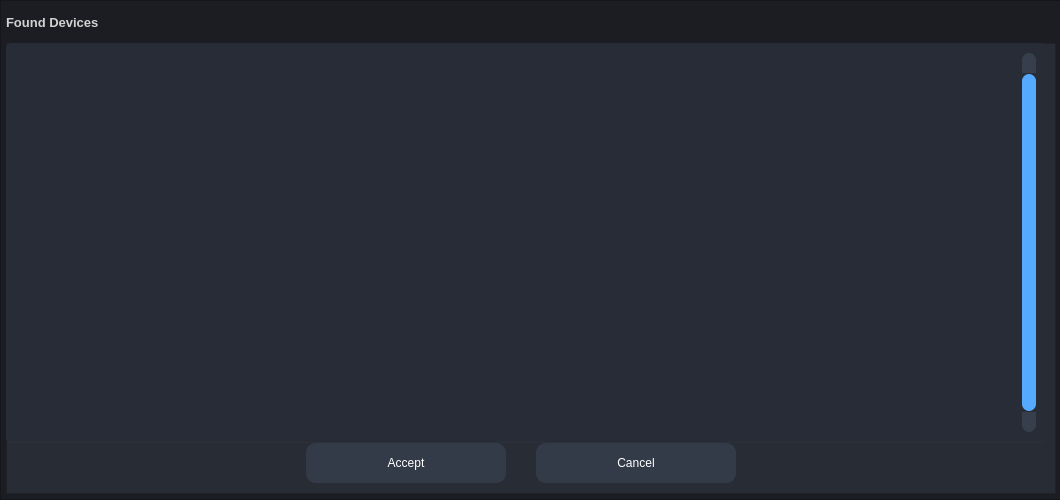
<?xml version="1.0" encoding="UTF-8"?>
<ui version="4.0">
 <class>FormDevices</class>
 <widget class="QWidget" name="FormDevices">
  <property name="geometry">
   <rect>
    <x>0</x>
    <y>0</y>
    <width>1060</width>
    <height>500</height>
   </rect>
  </property>
  <property name="windowTitle">
   <string>Found Devices</string>
  </property>
  <property name="styleSheet">
   <string notr="true">background-color: rgb(27, 29, 35);</string>
  </property>
  <widget class="QFrame" name="frame_main">
   <property name="geometry">
    <rect>
     <x>0</x>
     <y>0</y>
     <width>1062</width>
     <height>500</height>
    </rect>
   </property>
   <property name="minimumSize">
    <size>
     <width>1060</width>
     <height>500</height>
    </size>
   </property>
   <property name="styleSheet">
    <string notr="true">/* LINE EDIT */
QLineEdit {
	background-color: rgb(27, 29, 35);
	border-radius: 5px;
	border: 2px solid rgb(27, 29, 35);
	padding-left: 10px;
}
QLineEdit:hover {
	border: 2px solid rgb(64, 71, 88);
}
QLineEdit:focus {
	border: 2px solid rgb(91, 101, 124);
}

/* SCROLL BARS */
QScrollBar:horizontal {
    border: none;
    background: rgb(52, 59, 72);
    height: 14px;
    margin: 0px 21px 0 21px;
	border-radius: 0px;
}
QScrollBar::handle:horizontal {
    background: rgb(85, 170, 255);
    min-width: 25px;
	border-radius: 7px
}
QScrollBar::add-line:horizontal {
    border: none;
    background: rgb(55, 63, 77);
    width: 20px;
	border-top-right-radius: 7px;
    border-bottom-right-radius: 7px;
    subcontrol-position: right;
    subcontrol-origin: margin;
}
QScrollBar::sub-line:horizontal {
    border: none;
    background: rgb(55, 63, 77);
    width: 20px;
	border-top-left-radius: 7px;
    border-bottom-left-radius: 7px;
    subcontrol-position: left;
    subcontrol-origin: margin;
}
QScrollBar::up-arrow:horizontal, QScrollBar::down-arrow:horizontal
{
     background: none;
}
QScrollBar::add-page:horizontal, QScrollBar::sub-page:horizontal
{
     background: none;
}
 QScrollBar:vertical {
	border: none;
    background: rgb(52, 59, 72);
    width: 14px;
    margin: 21px 0 21px 0;
	border-radius: 0px;
 }
 QScrollBar::handle:vertical {	
	background: rgb(85, 170, 255);
    min-height: 25px;
	border-radius: 7px
 }
 QScrollBar::add-line:vertical {
     border: none;
    background: rgb(55, 63, 77);
     height: 20px;
	border-bottom-left-radius: 7px;
    border-bottom-right-radius: 7px;
     subcontrol-position: bottom;
     subcontrol-origin: margin;
 }
 QScrollBar::sub-line:vertical {
	border: none;
    background: rgb(55, 63, 77);
     height: 20px;
	border-top-left-radius: 7px;
    border-top-right-radius: 7px;
     subcontrol-position: top;
     subcontrol-origin: margin;
 }
 QScrollBar::up-arrow:vertical, QScrollBar::down-arrow:vertical {
     background: none;
 }

 QScrollBar::add-page:vertical, QScrollBar::sub-page:vertical {
     background: none;
 }

/* CHECKBOX */
QCheckBox::indicator {
    border: 3px solid rgb(52, 59, 72);
	width: 15px;
	height: 15px;
	border-radius: 10px;
    background: rgb(44, 49, 60);
}
QCheckBox::indicator:hover {
    border: 3px solid rgb(58, 66, 81);
}
QCheckBox::indicator:checked {
    background: 3px solid rgb(52, 59, 72);
	border: 3px solid rgb(52, 59, 72);	
	background-image: url(:/16x16/data/resources/icons/16x16/cil-check-alt.png);
}

/* RADIO BUTTON */
QRadioButton::indicator {
    border: 3px solid rgb(52, 59, 72);
	width: 15px;
	height: 15px;
	border-radius: 10px;
    background: rgb(44, 49, 60);
}
QRadioButton::indicator:hover {
    border: 3px solid rgb(58, 66, 81);
}
QRadioButton::indicator:checked {
    background: 3px solid rgb(94, 106, 130);
	border: 3px solid rgb(52, 59, 72);	
}

/* COMBOBOX */
QComboBox{
	background-color: rgb(27, 29, 35);
	border-radius: 5px;
	border: 2px solid rgb(27, 29, 35);
	padding: 5px;
	padding-left: 10px;
}
QComboBox:hover{
	border: 2px solid rgb(64, 71, 88);
}
QComboBox::drop-down {
	subcontrol-origin: padding;
	subcontrol-position: top right;
	width: 25px; 
	border-left-width: 3px;
	border-left-color: rgba(39, 44, 54, 150);
	border-left-style: solid;
	border-top-right-radius: 3px;
	border-bottom-right-radius: 3px;	
	background-image: url(:/16x16/data/resources/icons/16x16/cil-arrow-bottom.png);
	background-position: center;
	background-repeat: no-reperat;
 }
QComboBox QAbstractItemView {
	color: rgb(85, 170, 255);	
	background-color: rgb(27, 29, 35);
	padding: 10px;
	selection-background-color: rgb(39, 44, 54);
}

/* SLIDERS */
QSlider::groove:horizontal {
    border-radius: 9px;
    height: 18px;
	margin: 0px;
	background-color: rgb(52, 59, 72);
}
QSlider::groove:horizontal:hover {
	background-color: rgb(55, 62, 76);
}
QSlider::handle:horizontal {
    background-color: rgb(85, 170, 255);
    border: none;
    height: 18px;
    width: 18px;
    margin: 0px;
	border-radius: 9px;
}
QSlider::handle:horizontal:hover {
    background-color: rgb(105, 180, 255);
}
QSlider::handle:horizontal:pressed {
    background-color: rgb(65, 130, 195);
}

QSlider::groove:vertical {
    border-radius: 9px;
    width: 18px;
    margin: 0px;
	background-color: rgb(52, 59, 72);
}
QSlider::groove:vertical:hover {
	background-color: rgb(55, 62, 76);
}
QSlider::handle:vertical {
    background-color: rgb(85, 170, 255);
	border: none;
    height: 18px;
    width: 18px;
    margin: 0px;
	border-radius: 9px;
}
QSlider::handle:vertical:hover {
    background-color: rgb(105, 180, 255);
}
QSlider::handle:vertical:pressed {
    background-color: rgb(65, 130, 195);
}

</string>
   </property>
   <property name="frameShape">
    <enum>QFrame::StyledPanel</enum>
   </property>
   <property name="frameShadow">
    <enum>QFrame::Raised</enum>
   </property>
   <layout class="QVBoxLayout" name="verticalLayout">
    <property name="spacing">
     <number>0</number>
    </property>
    <property name="leftMargin">
     <number>5</number>
    </property>
    <property name="topMargin">
     <number>0</number>
    </property>
    <property name="rightMargin">
     <number>5</number>
    </property>
    <property name="bottomMargin">
     <number>5</number>
    </property>
    <item>
     <widget class="QFrame" name="frame_header">
      <property name="minimumSize">
       <size>
        <width>1050</width>
        <height>42</height>
       </size>
      </property>
      <property name="maximumSize">
       <size>
        <width>1050</width>
        <height>42</height>
       </size>
      </property>
      <property name="frameShape">
       <enum>QFrame::NoFrame</enum>
      </property>
      <property name="frameShadow">
       <enum>QFrame::Raised</enum>
      </property>
      <layout class="QHBoxLayout" name="horizontalLayout">
       <property name="spacing">
        <number>0</number>
       </property>
       <property name="leftMargin">
        <number>0</number>
       </property>
       <property name="topMargin">
        <number>0</number>
       </property>
       <property name="rightMargin">
        <number>0</number>
       </property>
       <property name="bottomMargin">
        <number>0</number>
       </property>
       <item>
        <widget class="QLabel" name="label_title">
         <property name="palette">
          <palette>
           <active>
            <colorrole role="WindowText">
             <brush brushstyle="SolidPattern">
              <color alpha="255">
               <red>210</red>
               <green>210</green>
               <blue>210</blue>
              </color>
             </brush>
            </colorrole>
            <colorrole role="Button">
             <brush brushstyle="SolidPattern">
              <color alpha="255">
               <red>27</red>
               <green>29</green>
               <blue>35</blue>
              </color>
             </brush>
            </colorrole>
            <colorrole role="Text">
             <brush brushstyle="SolidPattern">
              <color alpha="255">
               <red>210</red>
               <green>210</green>
               <blue>210</blue>
              </color>
             </brush>
            </colorrole>
            <colorrole role="Base">
             <brush brushstyle="SolidPattern">
              <color alpha="255">
               <red>27</red>
               <green>29</green>
               <blue>35</blue>
              </color>
             </brush>
            </colorrole>
            <colorrole role="Window">
             <brush brushstyle="SolidPattern">
              <color alpha="255">
               <red>27</red>
               <green>29</green>
               <blue>35</blue>
              </color>
             </brush>
            </colorrole>
           </active>
           <inactive>
            <colorrole role="WindowText">
             <brush brushstyle="SolidPattern">
              <color alpha="255">
               <red>210</red>
               <green>210</green>
               <blue>210</blue>
              </color>
             </brush>
            </colorrole>
            <colorrole role="Button">
             <brush brushstyle="SolidPattern">
              <color alpha="255">
               <red>27</red>
               <green>29</green>
               <blue>35</blue>
              </color>
             </brush>
            </colorrole>
            <colorrole role="Text">
             <brush brushstyle="SolidPattern">
              <color alpha="255">
               <red>210</red>
               <green>210</green>
               <blue>210</blue>
              </color>
             </brush>
            </colorrole>
            <colorrole role="Base">
             <brush brushstyle="SolidPattern">
              <color alpha="255">
               <red>27</red>
               <green>29</green>
               <blue>35</blue>
              </color>
             </brush>
            </colorrole>
            <colorrole role="Window">
             <brush brushstyle="SolidPattern">
              <color alpha="255">
               <red>27</red>
               <green>29</green>
               <blue>35</blue>
              </color>
             </brush>
            </colorrole>
           </inactive>
           <disabled>
            <colorrole role="WindowText">
             <brush brushstyle="SolidPattern">
              <color alpha="255">
               <red>120</red>
               <green>120</green>
               <blue>120</blue>
              </color>
             </brush>
            </colorrole>
            <colorrole role="Button">
             <brush brushstyle="SolidPattern">
              <color alpha="255">
               <red>27</red>
               <green>29</green>
               <blue>35</blue>
              </color>
             </brush>
            </colorrole>
            <colorrole role="Text">
             <brush brushstyle="SolidPattern">
              <color alpha="255">
               <red>120</red>
               <green>120</green>
               <blue>120</blue>
              </color>
             </brush>
            </colorrole>
            <colorrole role="Base">
             <brush brushstyle="SolidPattern">
              <color alpha="255">
               <red>27</red>
               <green>29</green>
               <blue>35</blue>
              </color>
             </brush>
            </colorrole>
            <colorrole role="Window">
             <brush brushstyle="SolidPattern">
              <color alpha="255">
               <red>27</red>
               <green>29</green>
               <blue>35</blue>
              </color>
             </brush>
            </colorrole>
           </disabled>
          </palette>
         </property>
         <property name="font">
          <font>
           <family>Segoe UI</family>
           <pointsize>10</pointsize>
           <weight>75</weight>
           <bold>true</bold>
          </font>
         </property>
         <property name="styleSheet">
          <string notr="true"/>
         </property>
         <property name="text">
          <string>Found Devices</string>
         </property>
         <property name="margin">
          <number>10</number>
         </property>
        </widget>
       </item>
       <item>
        <widget class="QPushButton" name="button_close">
         <property name="sizePolicy">
          <sizepolicy hsizetype="Minimum" vsizetype="Expanding">
           <horstretch>0</horstretch>
           <verstretch>0</verstretch>
          </sizepolicy>
         </property>
         <property name="minimumSize">
          <size>
           <width>40</width>
           <height>0</height>
          </size>
         </property>
         <property name="maximumSize">
          <size>
           <width>40</width>
           <height>16777215</height>
          </size>
         </property>
         <property name="toolTip">
          <string>Close</string>
         </property>
         <property name="styleSheet">
          <string notr="true">QPushButton {	
	border: none;
	background-color: transparent;
}
QPushButton:hover {
	background-color: rgb(52, 59, 72);
}
QPushButton:pressed {	
	background-color: rgb(85, 170, 255);
}</string>
         </property>
         <property name="text">
          <string/>
         </property>
         <property name="icon">
          <iconset resource="files.qrc">
           <normaloff>:/20x20/data/resources/icons/20x20/cil-x.png</normaloff>:/20x20/data/resources/icons/20x20/cil-x.png</iconset>
         </property>
        </widget>
       </item>
      </layout>
     </widget>
    </item>
    <item>
     <widget class="QFrame" name="frame_contains">
      <property name="styleSheet">
       <string notr="true">background-color: rgb(40, 44, 52);</string>
      </property>
      <property name="frameShape">
       <enum>QFrame::StyledPanel</enum>
      </property>
      <property name="frameShadow">
       <enum>QFrame::Raised</enum>
      </property>
      <widget class="QTableWidget" name="table_devices">
       <property name="geometry">
        <rect>
         <x>0</x>
         <y>0</y>
         <width>1040</width>
         <height>400</height>
        </rect>
       </property>
       <property name="palette">
        <palette>
         <active>
          <colorrole role="WindowText">
           <brush brushstyle="SolidPattern">
            <color alpha="255">
             <red>210</red>
             <green>210</green>
             <blue>210</blue>
            </color>
           </brush>
          </colorrole>
          <colorrole role="Button">
           <brush brushstyle="SolidPattern">
            <color alpha="255">
             <red>39</red>
             <green>44</green>
             <blue>54</blue>
            </color>
           </brush>
          </colorrole>
          <colorrole role="Text">
           <brush brushstyle="SolidPattern">
            <color alpha="255">
             <red>210</red>
             <green>210</green>
             <blue>210</blue>
            </color>
           </brush>
          </colorrole>
          <colorrole role="ButtonText">
           <brush brushstyle="SolidPattern">
            <color alpha="255">
             <red>210</red>
             <green>210</green>
             <blue>210</blue>
            </color>
           </brush>
          </colorrole>
          <colorrole role="Base">
           <brush brushstyle="SolidPattern">
            <color alpha="255">
             <red>39</red>
             <green>44</green>
             <blue>54</blue>
            </color>
           </brush>
          </colorrole>
          <colorrole role="Window">
           <brush brushstyle="SolidPattern">
            <color alpha="255">
             <red>39</red>
             <green>44</green>
             <blue>54</blue>
            </color>
           </brush>
          </colorrole>
         </active>
         <inactive>
          <colorrole role="WindowText">
           <brush brushstyle="SolidPattern">
            <color alpha="255">
             <red>210</red>
             <green>210</green>
             <blue>210</blue>
            </color>
           </brush>
          </colorrole>
          <colorrole role="Button">
           <brush brushstyle="SolidPattern">
            <color alpha="255">
             <red>39</red>
             <green>44</green>
             <blue>54</blue>
            </color>
           </brush>
          </colorrole>
          <colorrole role="Text">
           <brush brushstyle="SolidPattern">
            <color alpha="255">
             <red>210</red>
             <green>210</green>
             <blue>210</blue>
            </color>
           </brush>
          </colorrole>
          <colorrole role="ButtonText">
           <brush brushstyle="SolidPattern">
            <color alpha="255">
             <red>210</red>
             <green>210</green>
             <blue>210</blue>
            </color>
           </brush>
          </colorrole>
          <colorrole role="Base">
           <brush brushstyle="SolidPattern">
            <color alpha="255">
             <red>39</red>
             <green>44</green>
             <blue>54</blue>
            </color>
           </brush>
          </colorrole>
          <colorrole role="Window">
           <brush brushstyle="SolidPattern">
            <color alpha="255">
             <red>39</red>
             <green>44</green>
             <blue>54</blue>
            </color>
           </brush>
          </colorrole>
         </inactive>
         <disabled>
          <colorrole role="WindowText">
           <brush brushstyle="SolidPattern">
            <color alpha="255">
             <red>210</red>
             <green>210</green>
             <blue>210</blue>
            </color>
           </brush>
          </colorrole>
          <colorrole role="Button">
           <brush brushstyle="SolidPattern">
            <color alpha="255">
             <red>39</red>
             <green>44</green>
             <blue>54</blue>
            </color>
           </brush>
          </colorrole>
          <colorrole role="Text">
           <brush brushstyle="SolidPattern">
            <color alpha="255">
             <red>210</red>
             <green>210</green>
             <blue>210</blue>
            </color>
           </brush>
          </colorrole>
          <colorrole role="ButtonText">
           <brush brushstyle="SolidPattern">
            <color alpha="255">
             <red>210</red>
             <green>210</green>
             <blue>210</blue>
            </color>
           </brush>
          </colorrole>
          <colorrole role="Base">
           <brush brushstyle="SolidPattern">
            <color alpha="255">
             <red>39</red>
             <green>44</green>
             <blue>54</blue>
            </color>
           </brush>
          </colorrole>
          <colorrole role="Window">
           <brush brushstyle="SolidPattern">
            <color alpha="255">
             <red>39</red>
             <green>44</green>
             <blue>54</blue>
            </color>
           </brush>
          </colorrole>
         </disabled>
        </palette>
       </property>
       <property name="styleSheet">
        <string notr="true">QTableWidget {	
	background-color: rgb(39, 44, 54);
	padding: 10px;
	border-radius: 5px;
	gridline-color: rgb(44, 49, 60);
	border-bottom: 1px solid rgb(44, 49, 60);
}
QTableWidget::item{
	border-color: rgb(44, 49, 60);
	padding-left: 5px;
	padding-right: 5px;
	gridline-color: rgb(44, 49, 60);
}
QTableWidget::item:selected{
	background-color: rgb(85, 170, 255);
}
QScrollBar:horizontal {
    border: none;
    background: rgb(52, 59, 72);
    height: 14px;
    margin: 0px 21px 0 21px;
	border-radius: 0px;
}
 QScrollBar:vertical {
	border: none;
    background: rgb(52, 59, 72);
    width: 14px;
    margin: 21px 0 21px 0;
	border-radius: 0px;
 }
QHeaderView::section{
	Background-color: rgb(39, 44, 54);
	max-width: 30px;
	border: 1px solid rgb(44, 49, 60);
	border-style: none;
    border-bottom: 1px solid rgb(44, 49, 60);
    border-right: 1px solid rgb(44, 49, 60);
}
QTableWidget::horizontalHeader {	
	background-color: rgb(81, 255, 0);
}
QHeaderView::section:horizontal
{
    border: 1px solid rgb(32, 34, 42);
	background-color: rgb(27, 29, 35);
	color: rgb(255, 255, 255);
	padding: 3px;
	border-top-left-radius: 7px;
    border-top-right-radius: 7px;
}
QHeaderView::section:vertical
{
    border: 1px solid rgb(44, 49, 60);
}
</string>
       </property>
       <property name="frameShape">
        <enum>QFrame::NoFrame</enum>
       </property>
       <property name="verticalScrollBarPolicy">
        <enum>Qt::ScrollBarAlwaysOn</enum>
       </property>
       <property name="sizeAdjustPolicy">
        <enum>QAbstractScrollArea::AdjustToContents</enum>
       </property>
       <property name="editTriggers">
        <set>QAbstractItemView::NoEditTriggers</set>
       </property>
       <property name="alternatingRowColors">
        <bool>false</bool>
       </property>
       <property name="selectionMode">
        <enum>QAbstractItemView::SingleSelection</enum>
       </property>
       <property name="selectionBehavior">
        <enum>QAbstractItemView::SelectRows</enum>
       </property>
       <property name="textElideMode">
        <enum>Qt::ElideMiddle</enum>
       </property>
       <property name="rowCount">
        <number>0</number>
       </property>
       <property name="columnCount">
        <number>5</number>
       </property>
       <attribute name="horizontalHeaderVisible">
        <bool>false</bool>
       </attribute>
       <attribute name="horizontalHeaderCascadingSectionResizes">
        <bool>true</bool>
       </attribute>
       <attribute name="horizontalHeaderDefaultSectionSize">
        <number>200</number>
       </attribute>
       <attribute name="horizontalHeaderStretchLastSection">
        <bool>false</bool>
       </attribute>
       <attribute name="verticalHeaderVisible">
        <bool>false</bool>
       </attribute>
       <attribute name="verticalHeaderHighlightSections">
        <bool>false</bool>
       </attribute>
       <attribute name="verticalHeaderStretchLastSection">
        <bool>true</bool>
       </attribute>
       <column>
        <property name="text">
         <string/>
        </property>
       </column>
       <column>
        <property name="text">
         <string>Device Name</string>
        </property>
       </column>
       <column>
        <property name="text">
         <string>Serial Number</string>
        </property>
       </column>
       <column>
        <property name="text">
         <string>IP Address</string>
        </property>
       </column>
       <column>
        <property name="text">
         <string>State</string>
        </property>
       </column>
      </widget>
      <widget class="QPushButton" name="button_accept">
       <property name="geometry">
        <rect>
         <x>300</x>
         <y>400</y>
         <width>200</width>
         <height>40</height>
        </rect>
       </property>
       <property name="font">
        <font>
         <family>Segoe UI</family>
         <pointsize>9</pointsize>
        </font>
       </property>
       <property name="styleSheet">
        <string notr="true">QPushButton {
	border: 2px solid rgb(52, 59, 72);
	border-radius: 10px;	
	background-color: rgb(52, 59, 72);
	color: rgb(255, 255, 255);
}
QPushButton:hover {
	background-color: rgb(57, 65, 80);
	color: rgb(227, 227, 227);
	border: 2px solid rgb(61, 70, 86);
}
QPushButton:pressed {	
	background-color: rgb(35, 40, 49);
	color: rgb(255, 255, 255);
	border: 2px solid rgb(43, 50, 61);
}</string>
       </property>
       <property name="text">
        <string>Accept</string>
       </property>
       <property name="iconSize">
        <size>
         <width>40</width>
         <height>40</height>
        </size>
       </property>
      </widget>
      <widget class="QPushButton" name="button_cancel">
       <property name="geometry">
        <rect>
         <x>530</x>
         <y>400</y>
         <width>200</width>
         <height>40</height>
        </rect>
       </property>
       <property name="font">
        <font>
         <family>Segoe UI</family>
         <pointsize>9</pointsize>
        </font>
       </property>
       <property name="styleSheet">
        <string notr="true">QPushButton {
	border: 2px solid rgb(52, 59, 72);
	border-radius: 10px;	
	background-color: rgb(52, 59, 72);
	color: rgb(255, 255, 255);
}
QPushButton:hover {
	background-color: rgb(57, 65, 80);
	color: rgb(227, 227, 227);
	border: 2px solid rgb(61, 70, 86);
}
QPushButton:pressed {	
	background-color: rgb(35, 40, 49);
	color: rgb(255, 255, 255);
	border: 2px solid rgb(43, 50, 61);
}</string>
       </property>
       <property name="text">
        <string>Cancel</string>
       </property>
       <property name="iconSize">
        <size>
         <width>40</width>
         <height>40</height>
        </size>
       </property>
      </widget>
     </widget>
    </item>
   </layout>
  </widget>
 </widget>
 <resources>
  <include location="files.qrc"/>
 </resources>
 <connections/>
</ui>
